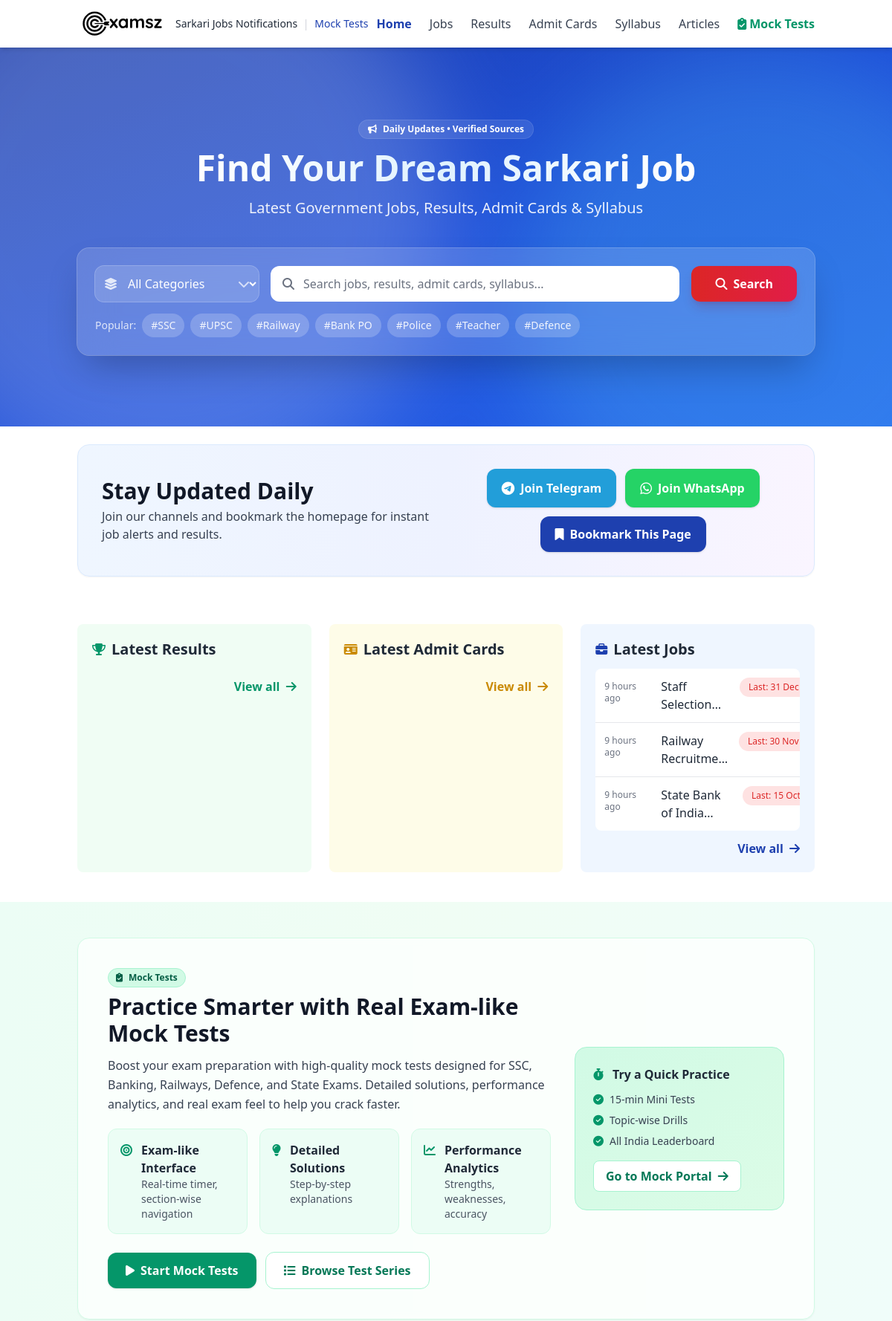
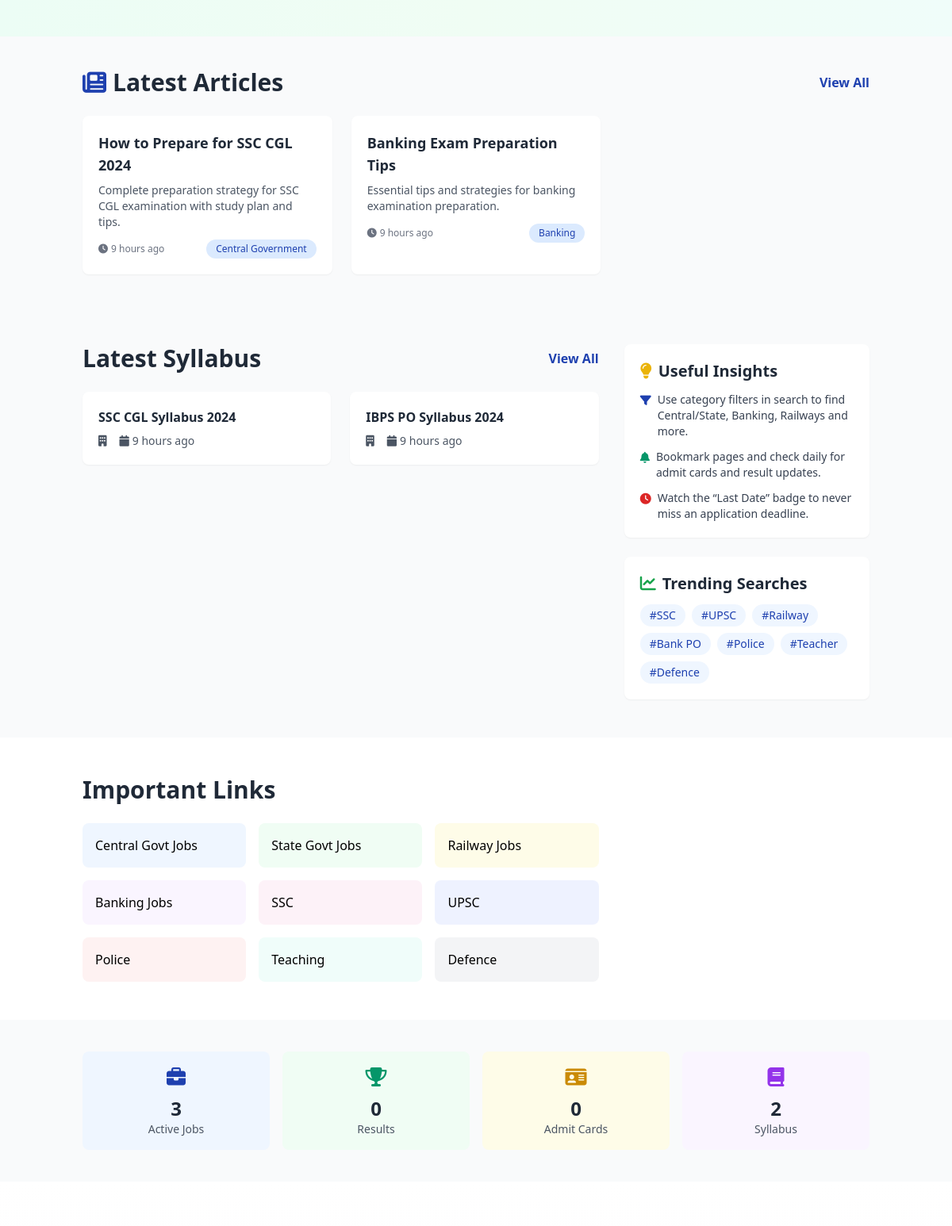
The page / (upper part) on the database its author committed (2 pictures, top to bottom).
### tables this page shows
CREATE TABLE jobs (
  id INT AUTO_INCREMENT PRIMARY KEY,
  title VARCHAR(255) NOT NULL,
  slug VARCHAR(255) NOT NULL UNIQUE,
  organization VARCHAR(150),
  location VARCHAR(150),
  apply_link VARCHAR(500),
  last_date DATE,
  vacancy_count INT DEFAULT 0,
  educational_qualification TEXT,
  age_limit VARCHAR(100),
  category_id INT,
  content LONGTEXT,
  attachments JSON DEFAULT NULL,
  thumbnail_url VARCHAR(500) NULL,
  author_id INT NULL,
  extras JSON NULL,
  status ENUM('draft','published') DEFAULT 'published',
  published_at DATETIME DEFAULT CURRENT_TIMESTAMP,
  created_at TIMESTAMP DEFAULT CURRENT_TIMESTAMP,
  updated_at TIMESTAMP NULL,
  FOREIGN KEY (category_id) REFERENCES categories(id) ON DELETE SET NULL,
  FOREIGN KEY (author_id) REFERENCES authors(id) ON DELETE SET NULL
);

CREATE TABLE posts (
  id INT AUTO_INCREMENT PRIMARY KEY,
  title VARCHAR(255) NOT NULL,
  slug VARCHAR(255) NOT NULL UNIQUE,
  excerpt TEXT,
  content LONGTEXT,
  category_id INT,
  status ENUM('draft','published') DEFAULT 'published',
  meta_title VARCHAR(255),
  meta_description VARCHAR(255),
  thumbnail_url VARCHAR(500) NULL,
  author_id INT NULL,
  extras JSON NULL,
  published_at DATETIME DEFAULT CURRENT_TIMESTAMP,
  created_at TIMESTAMP DEFAULT CURRENT_TIMESTAMP,
  updated_at TIMESTAMP NULL,
  FOREIGN KEY (category_id) REFERENCES categories(id) ON DELETE SET NULL,
  FOREIGN KEY (author_id) REFERENCES authors(id) ON DELETE SET NULL
);

CREATE TABLE categories (
  id INT AUTO_INCREMENT PRIMARY KEY,
  name VARCHAR(100) NOT NULL,
  slug VARCHAR(150) NOT NULL UNIQUE
);

CREATE TABLE syllabi (
  id INT AUTO_INCREMENT PRIMARY KEY,
  title VARCHAR(255) NOT NULL,
  slug VARCHAR(255) UNIQUE,
  organization VARCHAR(150) NULL,
  description LONGTEXT NULL,
  exam_date DATE NULL,
  download_url VARCHAR(500) NULL,
  sections LONGTEXT,
  thumbnail_url VARCHAR(500) NULL,
  author_id INT NULL,
  status ENUM('draft','published') DEFAULT 'published',
  extras JSON NULL,
  published_at DATETIME DEFAULT CURRENT_TIMESTAMP,
  created_at TIMESTAMP DEFAULT CURRENT_TIMESTAMP,
  updated_at TIMESTAMP NULL,
  FOREIGN KEY (author_id) REFERENCES authors(id) ON DELETE SET NULL
);

### index.php (the view, shortened to what the rows shown need)
<?php
require_once __DIR__ . '/src/db.php';
require_once __DIR__ . '/src/helpers.php';
require_once __DIR__ . '/src/models/Job.php';
require_once __DIR__ . '/src/models/Syllabus.php';
require_once __DIR__ . '/src/models/Post.php';
$jobModel = new Job();
$syllabusModel = new Syllabus();
$postModel = new Post();
$latestJobs = [];
try {
    $db = getDB();
    if ($db && $db->getConnection()) {
        $latestJobs = $jobModel->getLatest(10);
        $latestSyllabus = $syllabusModel->getLatest(8);
        $latestPosts = method_exists($postModel, 'getLatest') ? $postModel->getLatest(6) : [];
    } else {
        $dbError = true;
    }
} catch (Exception $e) {
    $dbError = true;
    error_log("Homepage database error: " . $e->getMessage());
}
include 'includes/header.php';
?>
    <section class="relative overflow-hidden bg-gradient-to-br from-primary via-blue-700 to-blue-600 text-white py-14 md:py-24">
        <div class="container mx-auto px-4 relative">
            <div class="text-center max-w-3xl mx-auto">
                <h1 class="mt-4 text-3xl md:text-5xl font-extrabold leading-tight">
                    <span class="bg-clip-text text-transparent bg-gradient-to-r from-white via-sky-100 to-white">
                    </span>
                </h1>
            </div>
        </div>
    </section>
    <section class="py-6 bg-white">
        <div class="container mx-auto px-4">
            <div class="rounded-2xl p-6 md:p-8 bg-gradient-to-r from-blue-50 via-indigo-50 to-purple-50 border border-blue-100 shadow-sm">
                <div class="flex flex-col md:flex-row items-center gap-4 md:gap-6 justify-between">
                    <div class="text-center md:text-left">
                        <h2 class="text-2xl md:text-3xl font-extrabold text-gray-900">Stay Updated Daily</h2>
                    </div>
                </div>
            </div>
        </div>
    </section>
    <section class="py-10 bg-white">
        <div class="container mx-auto px-4">
            <div class="grid grid-cols-1 lg:grid-cols-3 gap-6">
                <div class="bg-green-50 rounded-lg p-5">
                    <div class="flex items-center mb-3">
                        <h2 class="text-xl font-bold text-gray-800">Latest Results</h2>
                    </div>
                </div>
                <div class="bg-yellow-50 rounded-lg p-5">
                    <div class="flex items-center mb-3">
                        <h2 class="text-xl font-bold text-gray-800">Latest Admit Cards</h2>
                    </div>
                </div>
                <div class="bg-blue-50 rounded-lg p-5">
                    <div class="flex items-center mb-3">
                        <h2 class="text-xl font-bold text-gray-800">Latest Jobs</h2>
                    </div>
                    <ul class="divide-y divide-gray-200 bg-white rounded-lg overflow-hidden">
                        <?php foreach ($latestJobs as $job): ?>
                        <li class="p-3 hover:bg-gray-50">
                            <a href="<?= SITE_URL ?>/job/<?= urlencode($job['slug']) ?>" class="flex items-start gap-3 justify-between">
                                <div class="flex items-start gap-3">
                                    <span class="text-xs text-gray-500 mt-1 w-16 shrink-0"><?= timeAgo($job['published_at']) ?></span>
                                    <span class="text-gray-800 font-medium line-clamp-2"><?= htmlspecialchars($job['title']) ?></span>
                                </div>
                                <?php if (!empty($job['last_date'])): ?>
                                <span class="badge badge-danger whitespace-nowrap">Last: <?= formatDate($job['last_date']) ?></span>
                                <?php endif; ?>
                            </a>
                        </li>
                        <?php endforeach; ?>
                    </ul>
                </div>
            </div>
        </div>
    </section>
    <section class="py-12 bg-gradient-to-r from-emerald-50 via-green-50 to-teal-50">
        <div class="container mx-auto px-4">
            <div class="rounded-2xl border border-emerald-100 bg-white/70 backdrop-blur-sm p-6 md:p-10 shadow-sm">
                <div class="grid grid-cols-1 lg:grid-cols-3 gap-8 items-center">
                    <div class="lg:col-span-2">
                        <h2 class="text-2xl md:text-3xl font-extrabold text-gray-900 mb-3">Practice Smarter with Real Exam-like Mock Tests</h2>
                    </div>
                </div>
            </div>
        </div>
    </section>
    <?php if (!empty($latestPosts)): ?>
    <section class="py-10 bg-gray-50">
        <div class="container mx-auto px-4">
            <div class="flex items-center justify-between mb-6">
                <h2 class="text-2xl md:text-3xl font-bold text-gray-800 flex items-center">
                    <i class="fas fa-newspaper text-primary mr-2"></i> Latest Articles
                </h2>
            </div>
            <div class="grid grid-cols-1 md:grid-cols-2 lg:grid-cols-3 gap-6">
                <?php foreach ($latestPosts as $p): ?>
                <article class="bg-white rounded-lg shadow-sm p-5 card-hover">
                    <h3 class="text-lg font-semibold text-gray-800 line-clamp-2 mb-2">
                        <a class="hover:text-primary" href="<?= SITE_URL ?>/post/<?= urlencode($p['slug']) ?>">
                            <?= htmlspecialchars($p['title']) ?>
                        </a>
                    </h3>
                    <?php if (!empty($p['excerpt'])): ?>
                    <p class="text-gray-600 text-sm line-clamp-3 mb-3"><?= htmlspecialchars($p['excerpt']) ?></p>
                    <?php endif; ?>
                    <div class="text-xs text-gray-500 flex items-center justify-between">
                        <span><i class="fas fa-clock mr-1"></i><?= timeAgo($p['published_at'] ?? $p['updated_at'] ?? '') ?></span>
                        <?php if (!empty($p['category_name'])): ?>
                        <span class="badge badge-primary"><?= htmlspecialchars($p['category_name']) ?></span>
                        <?php endif; ?>
                    </div>
                </article>
                <?php endforeach; ?>
            </div>
        </div>
    </section>
    <?php endif; ?>
    <section class="py-12 bg-gray-50">
        <div class="container mx-auto px-4">
            <div class="grid grid-cols-1 lg:grid-cols-3 gap-8">
                <div class="lg:col-span-2">
                    <div class="flex items-center justify-between mb-6">
                        <h2 class="text-2xl md:text-3xl font-bold text-gray-800">Latest Syllabus</h2>
                    </div>
                    <div class="grid grid-cols-1 md:grid-cols-2 gap-6">
                        <?php if (!empty($latestSyllabus)): ?>
                            <?php foreach ($latestSyllabus as $sy): ?>
                            <div class="bg-white rounded-lg shadow-sm p-5 card-hover">
                                <h3 class="font-semibold text-gray-800 mb-2 line-clamp-2">
                                    <a class="hover:text-primary" href="<?= SITE_URL ?>/syllabus/<?= urlencode($sy['slug']) ?>"><?= htmlspecialchars($sy['title']) ?></a>
                                </h3>
                                <div class="text-sm text-gray-600 flex items-center gap-3">
                                    <span><i class="fas fa-building mr-1"></i><?= htmlspecialchars($sy['organization'] ?? '') ?></span>
                                    <span><i class="fas fa-calendar mr-1"></i><?= timeAgo($sy['published_at']) ?></span>
                                </div>
                            </div>
                            <?php endforeach; ?>
                        <?php else: ?>
                            <div class="col-span-full text-gray-600">No syllabus available.</div>
                        <?php endif; ?>
                    </div>
                </div>
            </div>
        </div>
    </section>
    <section class="py-12 bg-white">
        <div class="container mx-auto px-4">
            <div class="grid grid-cols-1 lg:grid-cols-3 gap-8">
                <div class="lg:col-span-2">
                    <h2 class="text-2xl md:text-3xl font-bold text-gray-800 mb-6">Important Links</h2>
                </div>
            </div>
        </div>
    </section>
<?php include 'includes/footer.php'; ?>

### rows shown on the page
jobs: published_at "9 hours ago", title "Staff…", last_date "31 Dec…"
jobs: published_at "9 hours ago", title "Railway…", last_date "30 Nov…"
jobs: published_at "9 hours ago", title "State Bank of…", last_date "15 Oct…"
posts: title "How to Prepare for SSC CGL 2024", excerpt "Complete preparation strategy for SSC CGL examination with study plan and tips.", published_at "9 hours ago", category.name "Central Government"
posts: title "Banking Exam Preparation Tips", excerpt "Essential tips and strategies for banking examination preparation.", published_at "9 hours ago", category.name "Banking"
syllabi: title "SSC CGL Syllabus 2024", published_at "9 hours ago"
syllabi: title "IBPS PO Syllabus 2024", published_at "9 hours ago"

### other values the page prints
$chip "SSC"
$chip "UPSC"
$chip "Railway"
$chip "Bank PO"
$chip "Police"
$chip "Teacher"
$chip "Defence"
$jobModel->getCount() "3"
$resultModel->getCount() "0"
$admitModel->getCount() "0"
$syllabusModel->getCount() "2"
